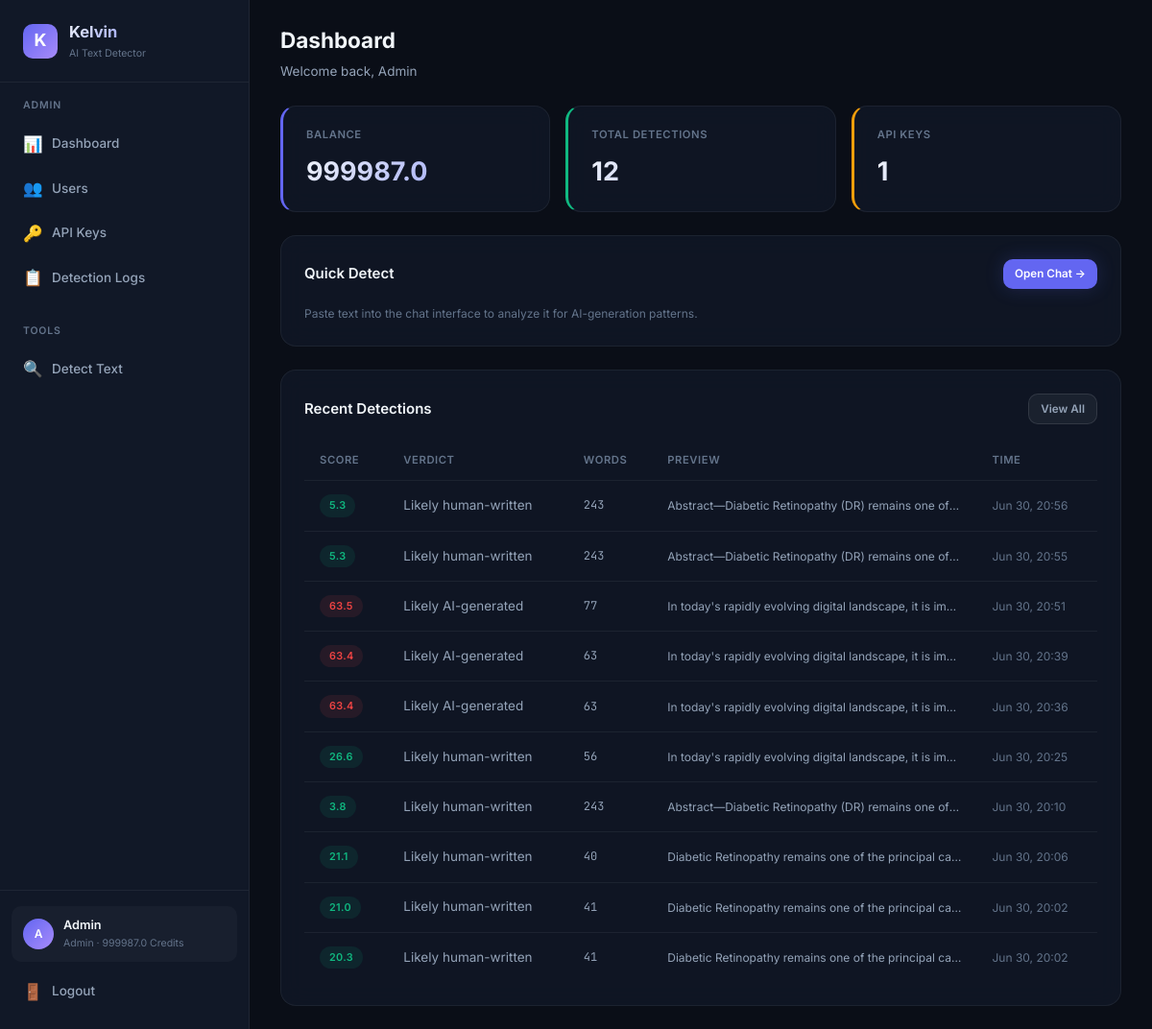
The app's page /dashboard (signed in) with its own data.
### database.py (models this page shows, shortened)
class User(Base):
    __tablename__ = "users"
    id = Column(Integer, primary_key=True, autoincrement=True)
    email = Column(String(255), unique=True, nullable=False, index=True)
    password_hash = Column(String(255), nullable=False)
    display_name = Column(String(100), nullable=False)
    role = Column(String(20), nullable=False, default="user")  # "admin" or "user"
    balance = Column(Float, nullable=False, default=100.0)
    is_active = Column(Boolean, nullable=False, default=True)
    created_at = Column(DateTime, nullable=False, default=datetime.utcnow)
    api_keys = relationship("APIKeyRecord", back_populates="user", lazy="dynamic")
    detection_logs = relationship("DetectionLog", back_populates="user", lazy="dynamic")
    transactions = relationship("BalanceTransaction", back_populates="user", lazy="dynamic")

class DetectionLog(Base):
    __tablename__ = "detection_logs"
    id = Column(Integer, primary_key=True, autoincrement=True)
    user_id = Column(Integer, ForeignKey("users.id"), nullable=False, index=True)
    api_key_id = Column(Integer, ForeignKey("api_keys.id"), nullable=True)
    input_text = Column(Text, nullable=False)
    output_json = Column(Text, nullable=False)  # JSON string
    score = Column(Float, nullable=True)
    verdict = Column(String(50), nullable=True)
    model_used = Column(String(30), nullable=True)
    cost = Column(Float, nullable=False, default=1.0)
    word_count = Column(Integer, nullable=True)
    ip_address = Column(String(45), nullable=True)
    created_at = Column(DateTime, nullable=False, default=datetime.utcnow)
    user = relationship("User", back_populates="detection_logs")
    api_key = relationship("APIKeyRecord", back_populates="detection_logs")
    __table_args__ = (
        Index("idx_logs_user_created", "user_id", "created_at"),
    )

### detect-ai.py (the view)
@app.get("/dashboard", response_class=HTMLResponse)
async def user_dashboard(request: Request, db: Session = Depends(get_db_session)):
    user = _require_web_user(request, db)
    recent_logs = db.query(DetectionLog).filter(DetectionLog.user_id == user.id).order_by(desc(DetectionLog.created_at)).limit(10).all()
    total_requests = db.query(func.count(DetectionLog.id)).filter(DetectionLog.user_id == user.id).scalar()
    return _render(request, db, "user/dashboard.html", recent_logs=recent_logs, total_requests=total_requests)

### templates/user/dashboard.html (shortened to what this page needs)
{% extends "base.html" %}
{% set active_page = 'user-dashboard' %}
{% block page_header %}
<div class="page-header">
    <h2>Dashboard</h2>
    <p>Welcome back, {{ user.display_name }}</p>
</div>
{% endblock %}
{% block content %}
<div class="stats-grid">
    <div class="stat-card accent">
        <div class="stat-label">Balance</div>
        <div class="stat-value">{{ user.balance | round(1) }}</div>
    </div>
    <div class="stat-card green">
        <div class="stat-label">Total Detections</div>
        <div class="stat-value">{{ total_requests }}</div>
    </div>
    <div class="stat-card yellow">
        <div class="stat-label">API Keys</div>
        <div class="stat-value">{{ user.api_keys.count() }}</div>
    </div>
</div>
<div class="card">
    <div class="card-header">
        <h3>Quick Detect</h3>
        <a href="/dashboard/detect" class="btn btn-primary btn-sm">Open Chat →</a>
    </div>
    <p class="text-muted text-sm">Paste text into the chat interface to analyze it for AI-generation patterns.</p>
</div>
<div class="card mt-24">
    <div class="card-header">
        <h3>Recent Detections</h3>
        <a href="/dashboard/usage" class="btn btn-secondary btn-sm">View All</a>
    </div>
    {% if recent_logs %}
    <div class="table-container">
        <table>
            <thead>
                <tr>
                    <th>Score</th>
                    <th>Verdict</th>
                    <th>Words</th>
                    <th>Preview</th>
                    <th>Time</th>
                </tr>
            </thead>
            <tbody>
                {% for log in recent_logs %}
                <tr>
                    <td>
                        <span class="badge {% if log.score >= 60 %}badge-red{% elif log.score >= 30 %}badge-yellow{% else %}badge-green{% endif %}">
                            {{ log.score | round(1) }}
                        </span>
                    </td>
                    <td>{{ log.verdict or '—' }}</td>
                    <td class="text-mono text-sm">{{ log.word_count or '—' }}</td>
                    <td class="truncate text-sm">{{ log.input_text[:80] }}{% if log.input_text|length > 80 %}...{% endif %}</td>
                    <td class="text-sm text-muted">{{ log.created_at.strftime('%b %d, %H:%M') if log.created_at else '—' }}</td>
                </tr>
                {% endfor %}
            </tbody>
        </table>
    </div>
    {% else %}
    <div class="empty-state">
        <div class="empty-icon">🔍</div>
        <h3>No detections yet</h3>
        <p>Start by analyzing some text in the <a href="/dashboard/detect">Detect</a> page.</p>
    </div>
    {% endif %}
</div>
{% endblock %}

### templates/base.html (shortened to what this page needs)
<!DOCTYPE html>
<html lang="en">
<head>
    <link rel="stylesheet" href="/static/css/style.css?v=4">
</head>
<body>
    {% block body %}
    <div class="app-layout">
        <aside class="sidebar">
            <div class="sidebar-brand">
                <div class="brand-icon">K</div>
                <div>
                    <h1>Kelvin</h1>
                    <div class="brand-version">AI Text Detector</div>
                </div>
            </div>
            <nav class="sidebar-nav">
                {% if user and user.role == 'admin' %}
                <div class="nav-section">
                    <div class="nav-section-title">Admin</div>
                    <a href="/admin/dashboard" class="nav-link {% if active_page == 'admin-dashboard' %}active{% endif %}">
                        <span class="nav-icon">📊</span> Dashboard
                    </a>
                    <a href="/admin/users" class="nav-link {% if active_page == 'admin-users' %}active{% endif %}">
                        <span class="nav-icon">👥</span> Users
                    </a>
                    <a href="/admin/keys" class="nav-link {% if active_page == 'admin-keys' %}active{% endif %}">
                        <span class="nav-icon">🔑</span> API Keys
                    </a>
                    <a href="/admin/logs" class="nav-link {% if active_page == 'admin-logs' %}active{% endif %}">
                        <span class="nav-icon">📋</span> Detection Logs
                    </a>
                </div>
                <div class="nav-section">
                    <div class="nav-section-title">Tools</div>
                    <a href="/dashboard/detect" class="nav-link {% if active_page == 'detect' %}active{% endif %}">
                        <span class="nav-icon">🔍</span> Detect Text
                    </a>
                </div>
                {% endif %}
            </nav>
            {% if user %}
            <div class="sidebar-footer">
                <div class="sidebar-user">
                    <div class="user-avatar">{{ user.display_name[0] | upper }}</div>
                    <div class="user-info">
                        <div class="user-name">{{ user.display_name }}</div>
                        <div class="user-role">{{ user.role }} · {{ user.balance | round(1) }} credits</div>
                    </div>
                </div>
                <a href="/logout" class="nav-link" style="margin-top: 8px;">
                    <span class="nav-icon">🚪</span> Logout
                </a>
            </div>
            {% endif %}
        </aside>
        <main class="main-content">
            {% block page_header %}{% endblock %}
            <div class="page-body">
                {% block content %}{% endblock %}
            </div>
        </main>
    </div>
    {% endblock %}
</body>
</html>

### records on screen
User: display_name "A", display_name "Admin", role "Admin", balance "999987.0"
DetectionLog: score "5.3", verdict "Likely human-written", word_count "243", input_text "Abstract—Diabetic Retinopathy (DR) remains one of…", created_at "Jun 30, 20:56"
DetectionLog: score "5.3", verdict "Likely human-written", word_count "243", input_text "Abstract—Diabetic Retinopathy (DR) remains one of…", created_at "Jun 30, 20:55"
DetectionLog: score "63.5", verdict "Likely AI-generated", word_count "77", input_text "In today's rapidly evolving digital landscape, it is im…", created_at "Jun 30, 20:51"
DetectionLog: score "63.4", verdict "Likely AI-generated", word_count "63", input_text "In today's rapidly evolving digital landscape, it is im…", created_at "Jun 30, 20:39"
DetectionLog: score "63.4", verdict "Likely AI-generated", word_count "63", input_text "In today's rapidly evolving digital landscape, it is im…", created_at "Jun 30, 20:36"
DetectionLog: score "26.6", verdict "Likely human-written", word_count "56", input_text "In today's rapidly evolving digital landscape, it is im…", created_at "Jun 30, 20:25"
DetectionLog: score "3.8", verdict "Likely human-written", word_count "243", input_text "Abstract—Diabetic Retinopathy (DR) remains one of…", created_at "Jun 30, 20:10"
DetectionLog: score "21.1", verdict "Likely human-written", word_count "40", input_text "Diabetic Retinopathy remains one of the principal c…", created_at "Jun 30, 20:06"
DetectionLog: score "21.0", verdict "Likely human-written", word_count "41", input_text "Diabetic Retinopathy remains one of the principal c…", created_at "Jun 30, 20:02"
DetectionLog: score "20.3", verdict "Likely human-written", word_count "41", input_text "Diabetic Retinopathy remains one of the principal c…", created_at "Jun 30, 20:02"

### other values on screen
{{ total_requests }} "12"
{{ user.api_keys.count() }} "1"
